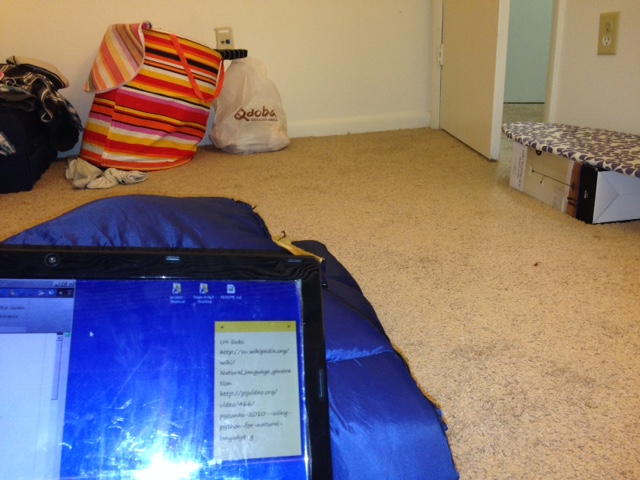
%> input picture reference/stereo_modefilt/aL.JPG, 640 x 480 px
$ octave rectify.m   (GNU Octave 9; MATLAB toolbox functions it lacks are replaced by stand-ins)
%> lines starting %> are read from the running program, lines starting %| are printed output that depends on the picture
%Read images
% imL= imread('stereo_pairs/tsukuba/imL.png');
% imR= imread('stereo_pairs/tsukuba/imR.png');
imL= imread('aL.jpg');
%> imL is the input picture: size 480x640x3 uint8; mean R, G, B 131.4, 118.2, 120
imR= imread('aR.jpg');
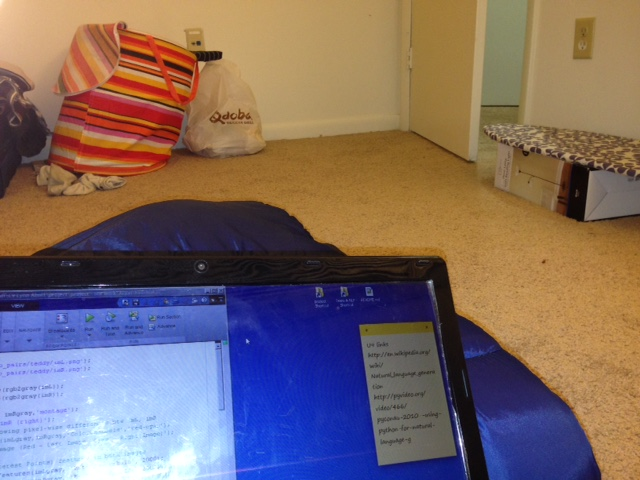
%> input picture reference/stereo_modefilt/aR.JPG, 640 x 480 px
%> imR is the input picture: size 480x640x3 uint8; mean R, G, B 125, 105.6, 102
%
imLgray = im2double(rgb2gray(imL));
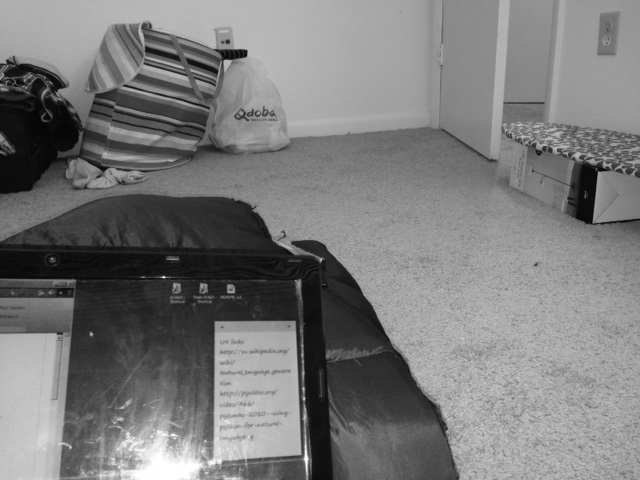
%> imLgray: size 480x640 double; min 0.00784, max 1, mean 0.48
imRgray = im2double(rgb2gray(imR));
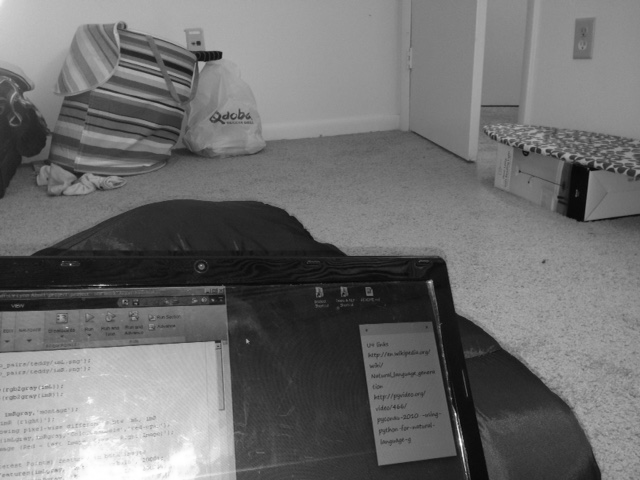
%> imRgray: size 480x640 double; min 0.0196, max 1, mean 0.435
%
imshowpair(imLgray, imRgray,'montage');
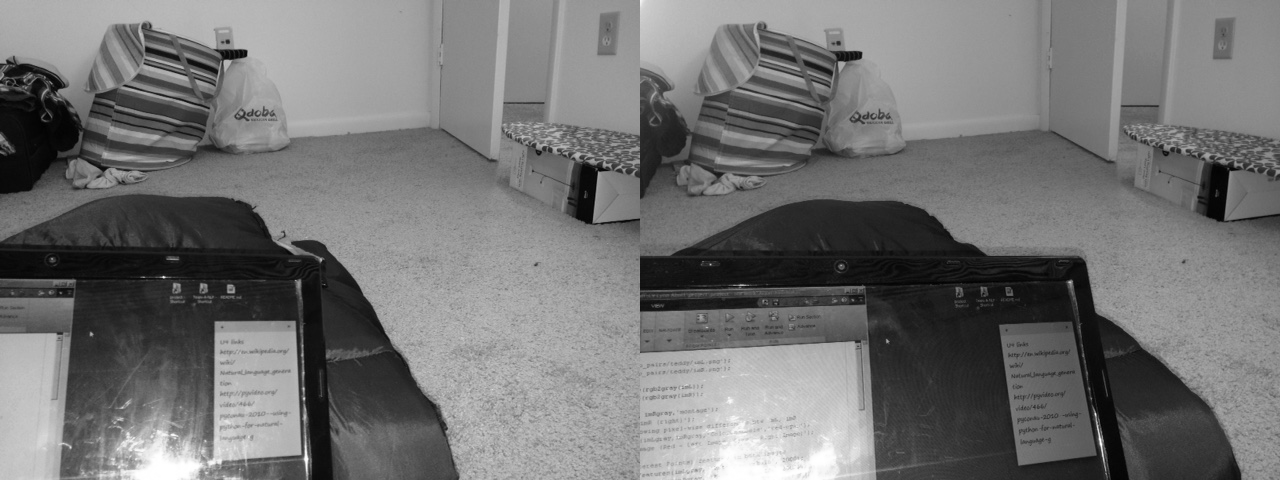
%> displayed picture: size 480x1280, on the screen's scale of 0 to 255; min 0, max 255, mean 114.7
title('imL (left); imR (right)');
%color composite showing pixel-wise differences btw imL, imR
figure; imshowpair(imLgray,imRgray,'ColorChannels','red-cyan');
%> after `imshowpair(imLgray,imRgray,'ColorChannels','red-cyan')`:
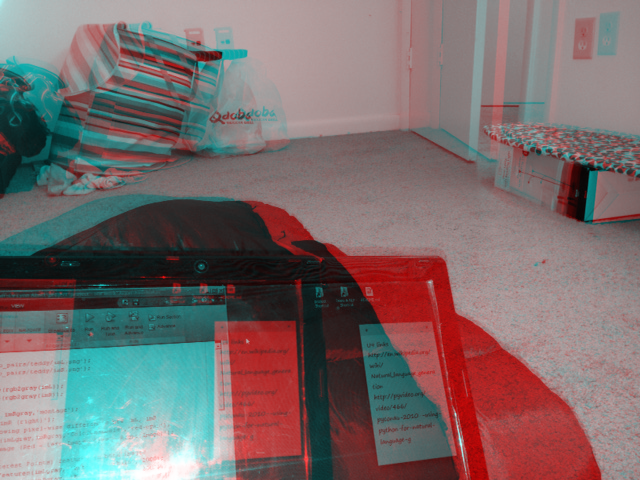
%> displayed picture: size 480x640x3, on the screen's scale of 0 to 255; mean R, G, B 121.2, 108.2, 108.2
title('Composite Image (Red - Left Image, Cyan - Right Image)');

%find blob-like (Interest Points) features in both images
%> (the run ends here)
